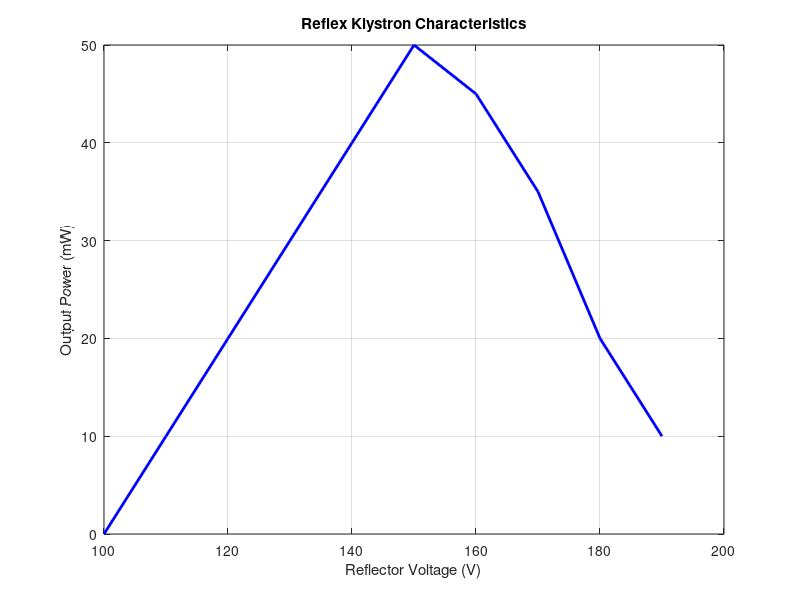

The MATLAB script that drew this image:
% Sample data (replace with actual measurements)
reflector_voltage = [100 110 120 130 140 150 160 170 180 190]; % in volts
output_power = [0 10 20 30 40 50 45 35 20 10]; % in mW

% Plot output power vs. reflector voltage
plot(reflector_voltage, output_power, 'b-', 'LineWidth', 2);
xlabel('Reflector Voltage (V)');
ylabel('Output Power (mW)');
title('Reflex Klystron Characteristics');
grid on;

% Find the approximate optimum reflector voltage
[max_power, idx] = max(output_power);
optimum_voltage = reflector_voltage(idx);

% Display the result
fprintf('Optimum Reflector Voltage: %.2f V\n', optimum_voltage);